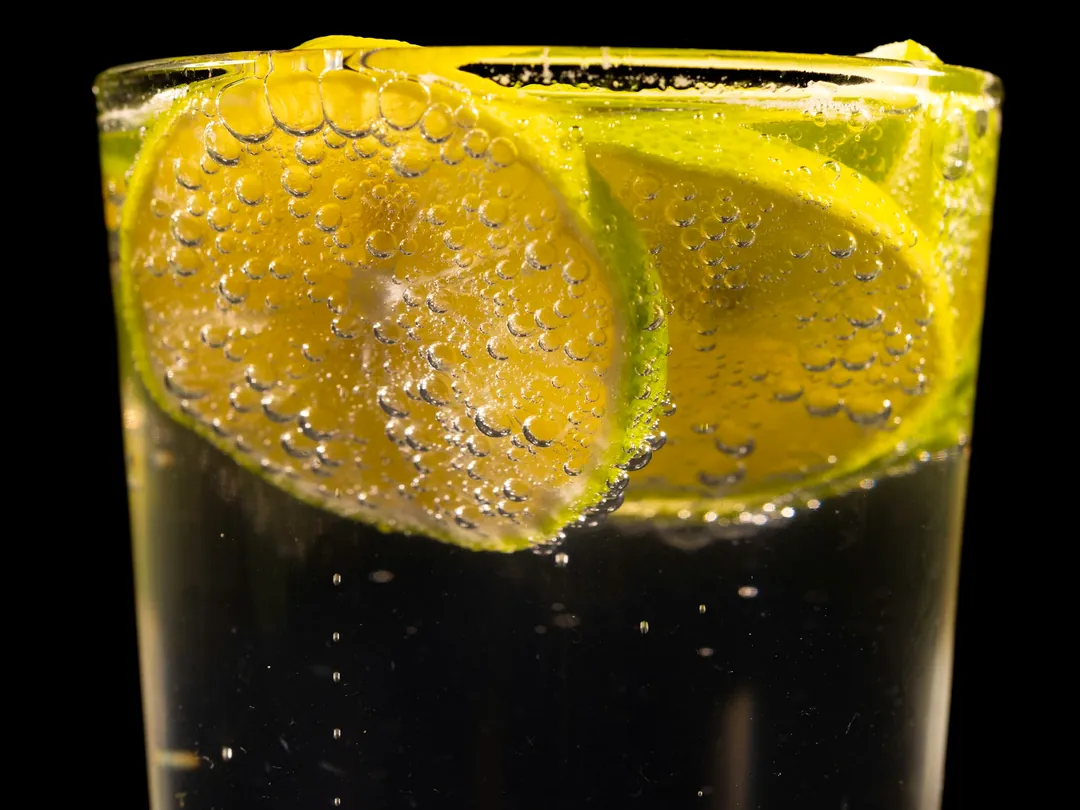
#> input picture apps/api/db/demo/fumaca/bebida-agua-gas.webp, 1080 x 810 px, given in place of combo-fumaca.webp, which was not available
$ python build.py
#> lines starting #> are read from the running program, lines starting #| are printed output that depends on the picture
"""Gera as fotos do site público (apps/web/public/site/food).

Uso (só quando mudar alguma escolha abaixo):
  python3 tools/site-images/build.py            # grava em apps/web/public/site
  python3 tools/site-images/build.py /tmp/prev  # só pré-visualiza noutra pasta
Precisa de Pillow (pip install pillow).

As fotos vêm da demonstração Fumaça Burger (apps/api/db/demo/fumaca, fotos do Unsplash com os
créditos em credits.json). Aqui elas só são recortadas e reduzidas para o site:

- food/<item>.webp (640 x 480) e food/<item>-sm.webp (240 x 180): o celular do topo e a lanchonete
  de demonstração (/demo).
"""
import os
import sys

from PIL import Image

HERE = os.path.dirname(os.path.abspath(__file__))
ROOT = os.path.join(HERE, '..', '..')
SRC = os.path.join(ROOT, 'apps', 'api', 'db', 'demo', 'fumaca')
OUT = sys.argv[1] if len(sys.argv) > 1 else os.path.join(ROOT, 'apps', 'web', 'public', 'site')

# Itens do celular do topo e da lanchonete de demonstração (mesmo nome da foto da Fumaça).
FOOD = [
    'combo-fumaca', 'combo-classico', 'combo-smash',
    'burger-fumaca', 'burger-classico', 'burger-smash', 'burger-egg', 'burger-picanha',
    'burger-crispy', 'burger-veggie', 'burger-cheese', 'burger-triplo',
    'porcao-batata', 'porcao-cheddar-bacon', 'porcao-onion', 'porcao-iscas',
    'shake-chocolate', 'shake-morango', 'shake-doce-leite',
    'bebida-limonada', 'bebida-limonada-suica', 'bebida-chopp', 'bebida-agua-gas',
    'sobremesa-brownie-sorvete', 'sobremesa-sundae', 'sobremesa-sundae-morango',
]


def fit(im, w, h, focus_y=0.5):
    """Recorta no meio (ou na altura `focus_y`) e reduz para w x h."""
    sw, sh = im.size
    if sw / sh > w / h:
        nw = round(sh * w / h)
        x = (sw - nw) // 2
        im = im.crop((x, 0, x + nw, sh))
    else:
        nh = round(sw * h / w)
        y = round((sh - nh) * focus_y)
        im = im.crop((0, y, sw, y + nh))
    return im.resize((w, h), Image.LANCZOS)


def save(im, *parts, quality=72):
    path = os.path.join(OUT, *parts)
    os.makedirs(os.path.dirname(path), exist_ok=True)
    im.save(path, 'WEBP', quality=quality, method=6)
    return path


def main():
    for key in FOOD:
        im = Image.open(os.path.join(SRC, f'{key}.webp')).convert('RGB')
#> im is the input picture: PIL image 1080x810 RGB; mean R, G, B 93.3, 77.6, 20.6
        save(fit(im, 640, 480), 'food', f'{key}.webp', quality=70)
        save(fit(im, 240, 180), 'food', f'{key}-sm.webp', quality=70)
#> call 2 of fit, with w = 240, h = 180, focus_y = 0.5
#> in fit (call 2), `return im.resize((w, h), Image.LANCZOS)`:
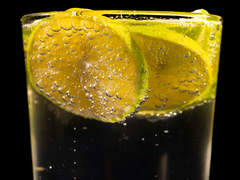
#> returned value: PIL image 240x180 RGB; mean R, G, B 93.3, 77.7, 20.7
#> pass 2 of the loop in main, `for key in FOOD:`:
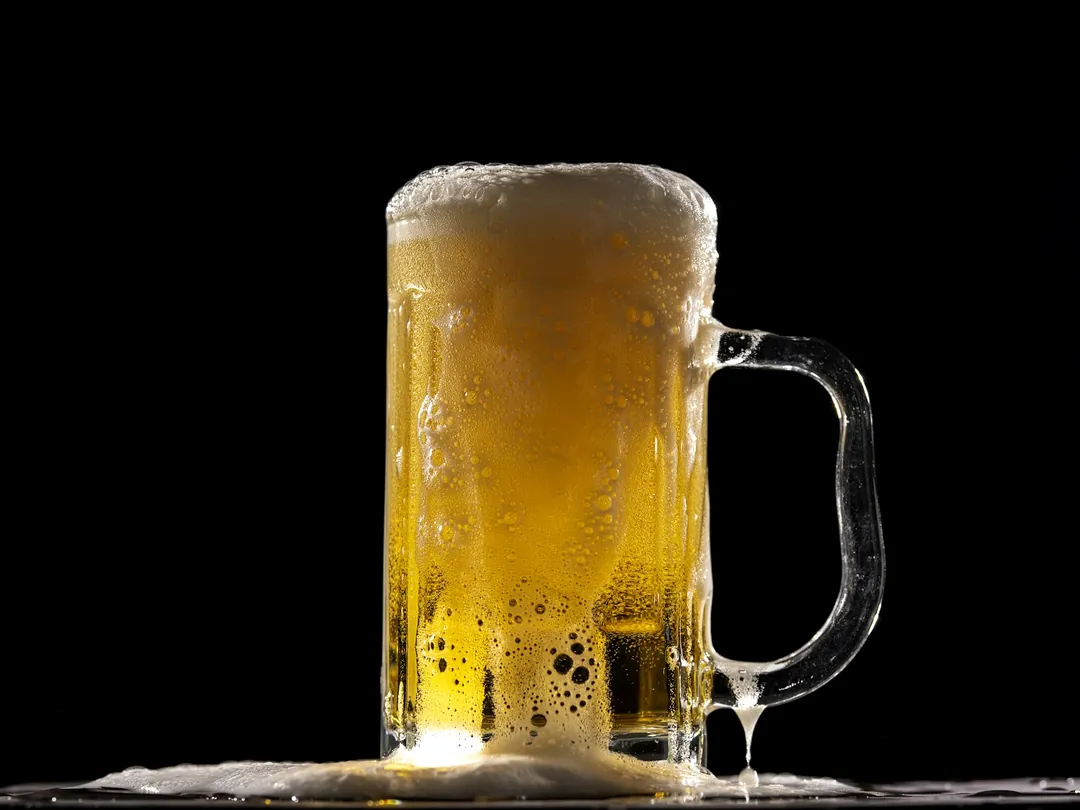
#> input picture apps/api/db/demo/fumaca/bebida-chopp.webp, 1080 x 810 px, given in place of combo-classico.webp, which was not available
#> in main, im is the input picture: PIL image 1080x810 RGB; mean R, G, B 42.9, 34.1, 16.3
#> in fit (call 4), `return im.resize((w, h), Image.LANCZOS)`:
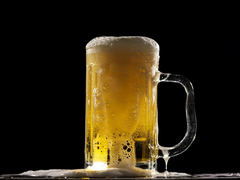
#> returned value: PIL image 240x180 RGB; mean R, G, B 43, 34.2, 16.4
    combo = Image.open(os.path.join(SRC, 'banner-combo.webp')).convert('RGB')
    save(fit(combo, 1280, 560), 'food', 'capa.webp', quality=70)
    smash = Image.open(os.path.join(SRC, 'banner-smash.webp')).convert('RGB')
    save(fit(smash, 600, 300, 0.35), 'food', 'capa-sm.webp', quality=72)
    logo = Image.open(os.path.join(SRC, 'logo.webp')).convert('RGB')
    save(fit(logo, 192, 192), 'food', 'logo.webp', quality=80)
    print('ok', OUT)


if __name__ == '__main__':
#> (the run stopped early here; a loop or call above may not have finished)
